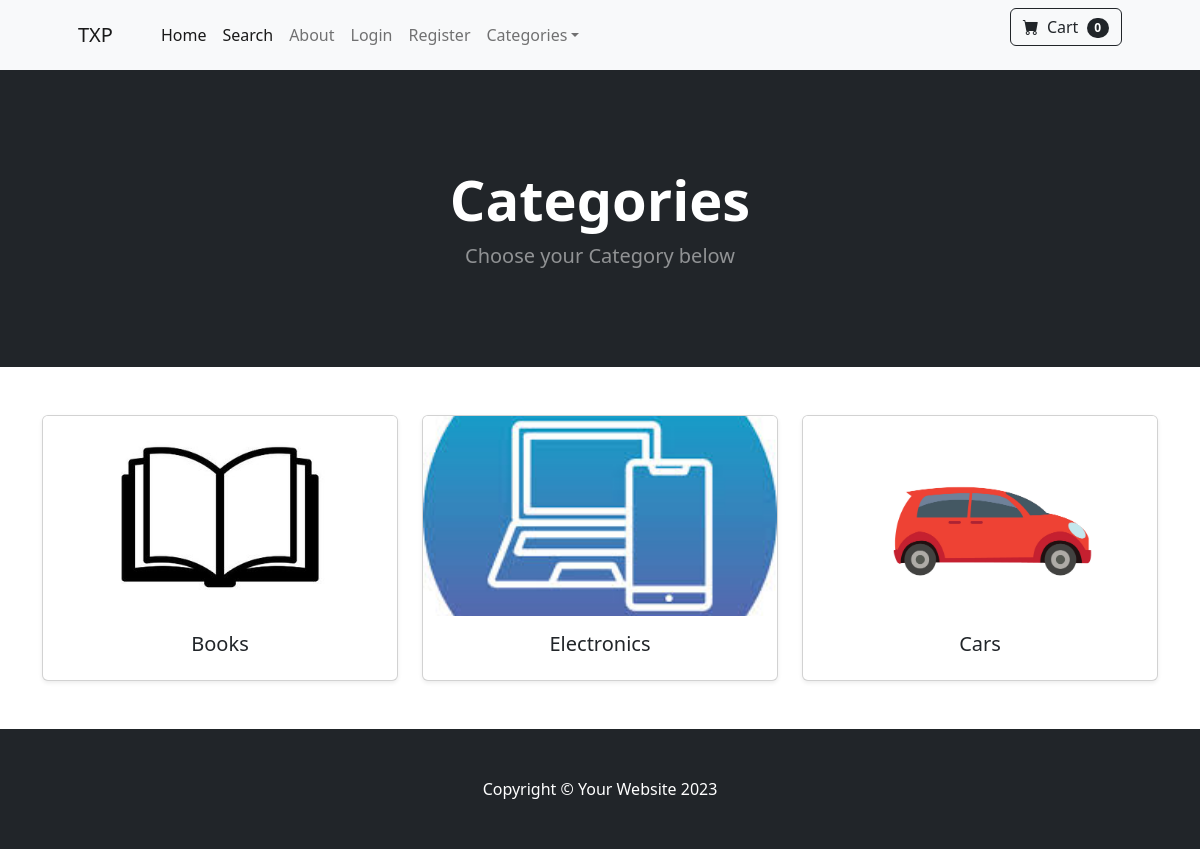
The app's page /category_summary/ with its own data.
### store/models.py (models this page shows, shortened)
class Category(models.Model):
    name = models.CharField(max_length=50)
    image = models.ImageField(upload_to='uploads/categories/', null=True)
    class Meta:
        verbose_name_plural = 'Categories'

### store/views.py (the view)
# urls.py: path('category_summary/', views.category_summary, name='category_summary'),
def category_summary(request):
    categories = Category.objects.all()
    context = {'categories': categories
    }
    return render(request, 'category_summary.html', context)

### cart/cart.py (called while the page is built)
    def __len__(self):
        return len(self.cart)

### cart/context_processors.py (called while the page is built)
def cart(request):
    cart = Cart(request)
    return {'cart': cart}

### store/templates/category_summary.html (shortened to what this page needs)
{% extends 'base.html' %}
{% block content %}
<header class="bg-dark py-5">
    <div class="container px-4 px-lg-5 my-5">
        <div class="text-center text-white">
            <h1 class="display-4 fw-bolder">Categories</h1>
            <p class="lead fw-normal text-white-50 mb-0">Choose your Category below</p>
        </div>
    </div>
</header>
<div class="container py-5">
    <div class="row g-4">
        {% for category in categories %}
        <div class="col-md-4">
            <div class="card shadow-sm h-100">
                <a href="{% url 'category' category.name %}"><img  src="{{ category.image.url }}" class="card-img-top" alt="{{ category.name }}"
                     style="height: 200px; object-fit: cover; max-width: 100%;"></a>
                <div class="card-body text-center">
                    <h5 class="card-title">{{ category.name }}</h5>
                </div>
            </div>
        </div>
        {% endfor %}
    </div>
</div>
{% endblock %}

### records on screen
Category: image (picture), name "Books"
Category: image (picture), name "Electronics"
Category: image (picture), name "Cars"

### other values on screen
{{ cart|length }} "0"
